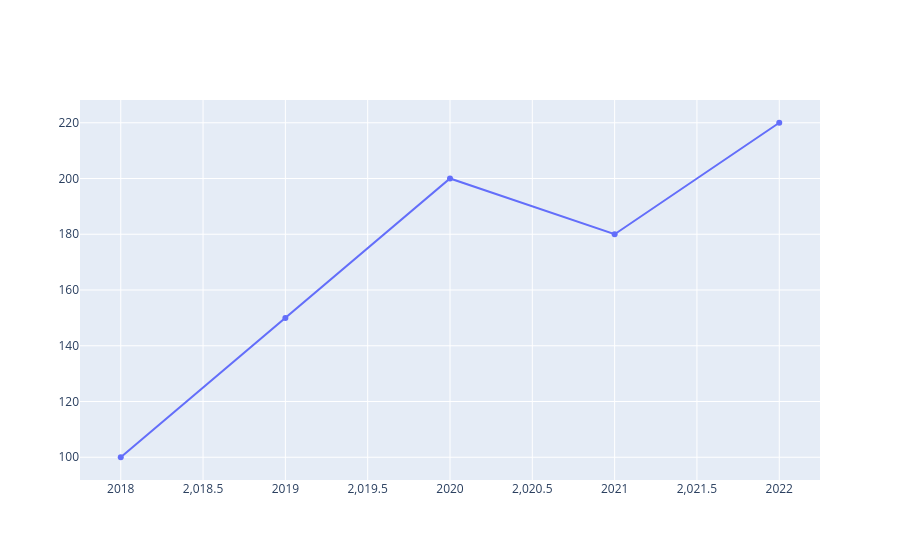

Notebook cell for this chart:
### Code cell
#Pip install plotly
import plotly.graph_objects as go

# Data definition
years = [2018, 2019, 2020, 2021, 2022]
sales = [100, 150, 200, 180, 220]

# (Scatter Plot)
fig = go.Figure(data = go.Scatter(x = years, y = sales))
fig.show()

### Figure 1 — Plotly figure (JSON) as saved in the notebook; plotly's stock layout.template omitted (floating-point values rounded to 4 significant figures)
{"data": [{"type": "scatter", "x": [2018, 2019, 2020, 2021, 2022], "y": [100, 150, 200, 180, 220]}], "layout": {}}
